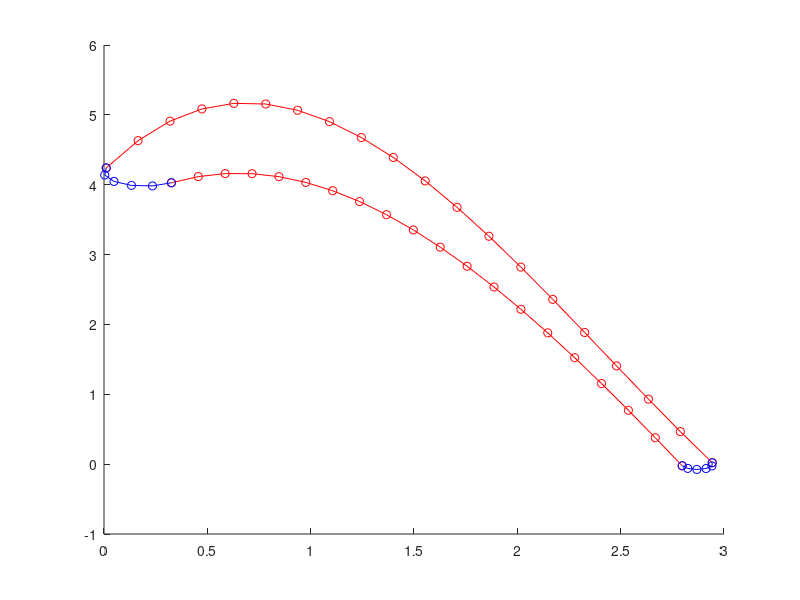

This figure's MATLAB source:
leading_zFun = @(x) 0.197*(1-cosd(x));
leading_yFun = @(x) 4.1763 + 0.197*sind(x);

trailing_zFun = @(x) 2.946 - 0.076*(1-cosd(x));
trailing_yFun = @(x) 0.076*sind(x);

pressure_y = [4.0276, 4.127, 3.650, 2.717, 1.452, -0.0232];
pressure_z = [0.3262, 0.821, 1.315, 1.809, 2.303, 2.7976];

suction_y = [4.2404, 5.156, 4.775, 3.515, 1.791, 0.0207];
suction_z = [0.0107, 0.5972, 1.183, 1.770, 2.356, 2.9431];

pre_z = linspace(pressure_z(1), pressure_z(length(pressure_z)), 20);
suc_z = linspace(suction_z(1), suction_z(length(suction_z)), 20);

for i =1:20
   pre_y(i) =  interp1(pressure_z,pressure_y,pre_z(i),'spline');
   suc_y(i) =  interp1(suction_z,suction_y,suc_z(i),'spline');
end

leading_deg = linspace(-131, 19, 6);
trailing_deg = linspace(-162.2, 15.8, 6);

for i = 1:6
    lead_y(i) = leading_yFun(leading_deg(i));
    lead_z(i) = leading_zFun(leading_deg(i));
    
    trail_y(i) = trailing_yFun(trailing_deg(i));
    trail_z(i) = trailing_zFun(trailing_deg(i));
end

upper_z = [lead_z(5:6),suc_z,trail_z(6),trail_z(5)];
upper_y = [lead_y(5:6),suc_y,trail_y(6),trail_y(5)];

lower_z =[];
for i = 1:5
lower_z = horzcat(lower_z, lead_z(6-i));
end
lower_z = horzcat(lower_z, pre_z);
lower_z = horzcat(lower_z,trail_z(1:5));


lower_y=[];
for i = 1:5
lower_y = horzcat(lower_y,lead_y(6-i));
end
lower_y = horzcat(lower_y,pre_y);
lower_y = horzcat(lower_y,trail_y(1:5));


area = trapz(upper_z,upper_y) - trapz(lower_z,lower_y);
fprintf("area is : ");
disp (area);


hold on
plot(pre_z,pre_y,'-ro');
plot(suc_z,suc_y,'-ro');

plot(lead_z,lead_y,'-bo');
plot(trail_z,trail_y,'-bo');
hold off

% ans : 1.9552